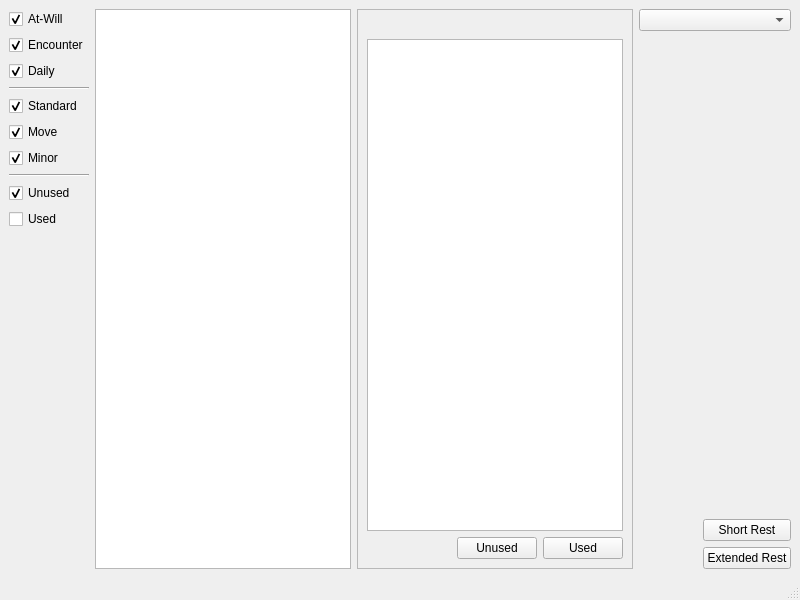
<?xml version="1.0" encoding="UTF-8"?>
<ui version="4.0">
 <class>MainWindow</class>
 <widget class="QMainWindow" name="MainWindow">
  <property name="geometry">
   <rect>
    <x>0</x>
    <y>0</y>
    <width>800</width>
    <height>600</height>
   </rect>
  </property>
  <property name="windowTitle">
   <string>PyDnD</string>
  </property>
  <widget class="QWidget" name="centralwidget">
   <layout class="QGridLayout" name="gridLayout">
    <item row="0" column="0" rowspan="6">
     <layout class="QVBoxLayout" name="verticalLayout">
      <item>
       <widget class="QCheckBox" name="atWillCheck">
        <property name="text">
         <string>At-Will</string>
        </property>
        <property name="checkable">
         <bool>true</bool>
        </property>
        <property name="checked">
         <bool>true</bool>
        </property>
       </widget>
      </item>
      <item>
       <widget class="QCheckBox" name="encounterCheck">
        <property name="text">
         <string>Encounter</string>
        </property>
        <property name="checkable">
         <bool>true</bool>
        </property>
        <property name="checked">
         <bool>true</bool>
        </property>
       </widget>
      </item>
      <item>
       <widget class="QCheckBox" name="dailyCheck">
        <property name="text">
         <string>Daily</string>
        </property>
        <property name="checkable">
         <bool>true</bool>
        </property>
        <property name="checked">
         <bool>true</bool>
        </property>
       </widget>
      </item>
      <item>
       <widget class="Line" name="line">
        <property name="orientation">
         <enum>Qt::Horizontal</enum>
        </property>
       </widget>
      </item>
      <item>
       <widget class="QCheckBox" name="standardCheck">
        <property name="text">
         <string>Standard</string>
        </property>
        <property name="checked">
         <bool>true</bool>
        </property>
       </widget>
      </item>
      <item>
       <widget class="QCheckBox" name="moveCheck">
        <property name="text">
         <string>Move</string>
        </property>
        <property name="checked">
         <bool>true</bool>
        </property>
       </widget>
      </item>
      <item>
       <widget class="QCheckBox" name="minorCheck">
        <property name="text">
         <string>Minor</string>
        </property>
        <property name="checked">
         <bool>true</bool>
        </property>
       </widget>
      </item>
      <item>
       <widget class="Line" name="line_2">
        <property name="orientation">
         <enum>Qt::Horizontal</enum>
        </property>
       </widget>
      </item>
      <item>
       <widget class="QCheckBox" name="unusedCheck">
        <property name="text">
         <string>Unused</string>
        </property>
        <property name="checked">
         <bool>true</bool>
        </property>
       </widget>
      </item>
      <item>
       <widget class="QCheckBox" name="usedCheck">
        <property name="text">
         <string>Used</string>
        </property>
       </widget>
      </item>
      <item>
       <spacer name="verticalSpacer">
        <property name="orientation">
         <enum>Qt::Vertical</enum>
        </property>
        <property name="sizeHint" stdset="0">
         <size>
          <width>20</width>
          <height>40</height>
         </size>
        </property>
       </spacer>
      </item>
     </layout>
    </item>
    <item row="0" column="3" rowspan="5" colspan="2">
     <layout class="QVBoxLayout" name="verticalLayout_2">
      <item>
       <widget class="QComboBox" name="weaponCombo">
        <property name="sizePolicy">
         <sizepolicy hsizetype="MinimumExpanding" vsizetype="Fixed">
          <horstretch>0</horstretch>
          <verstretch>0</verstretch>
         </sizepolicy>
        </property>
       </widget>
      </item>
      <item>
       <spacer name="verticalSpacer_2">
        <property name="orientation">
         <enum>Qt::Vertical</enum>
        </property>
        <property name="sizeHint" stdset="0">
         <size>
          <width>20</width>
          <height>40</height>
         </size>
        </property>
       </spacer>
      </item>
     </layout>
    </item>
    <item row="0" column="1" rowspan="6">
     <widget class="QListWidget" name="powersList">
      <property name="sizePolicy">
       <sizepolicy hsizetype="MinimumExpanding" vsizetype="Expanding">
        <horstretch>0</horstretch>
        <verstretch>0</verstretch>
       </sizepolicy>
      </property>
     </widget>
    </item>
    <item row="0" column="2" rowspan="6">
     <widget class="QFrame" name="powerFrame">
      <property name="sizePolicy">
       <sizepolicy hsizetype="MinimumExpanding" vsizetype="MinimumExpanding">
        <horstretch>0</horstretch>
        <verstretch>0</verstretch>
       </sizepolicy>
      </property>
      <property name="frameShape">
       <enum>QFrame::StyledPanel</enum>
      </property>
      <property name="frameShadow">
       <enum>QFrame::Raised</enum>
      </property>
      <layout class="QVBoxLayout" name="verticalLayout_3">
       <item>
        <widget class="QLabel" name="powerImageLabel">
         <property name="sizePolicy">
          <sizepolicy hsizetype="Preferred" vsizetype="Preferred">
           <horstretch>0</horstretch>
           <verstretch>0</verstretch>
          </sizepolicy>
         </property>
         <property name="text">
          <string/>
         </property>
         <property name="scaledContents">
          <bool>false</bool>
         </property>
        </widget>
       </item>
       <item>
        <widget class="QTextEdit" name="powerText">
         <property name="sizePolicy">
          <sizepolicy hsizetype="Preferred" vsizetype="MinimumExpanding">
           <horstretch>0</horstretch>
           <verstretch>0</verstretch>
          </sizepolicy>
         </property>
         <property name="readOnly">
          <bool>true</bool>
         </property>
        </widget>
       </item>
       <item>
        <layout class="QHBoxLayout" name="horizontalLayout">
         <item>
          <spacer name="horizontalSpacer">
           <property name="orientation">
            <enum>Qt::Horizontal</enum>
           </property>
           <property name="sizeHint" stdset="0">
            <size>
             <width>40</width>
             <height>20</height>
            </size>
           </property>
          </spacer>
         </item>
         <item>
          <widget class="QPushButton" name="unusedButton">
           <property name="text">
            <string>Unused</string>
           </property>
          </widget>
         </item>
         <item>
          <widget class="QPushButton" name="usedButton">
           <property name="text">
            <string>Used</string>
           </property>
          </widget>
         </item>
        </layout>
       </item>
      </layout>
     </widget>
    </item>
    <item row="5" column="4">
     <layout class="QVBoxLayout" name="verticalLayout_4">
      <item>
       <spacer name="verticalSpacer_3">
        <property name="orientation">
         <enum>Qt::Vertical</enum>
        </property>
        <property name="sizeHint" stdset="0">
         <size>
          <width>20</width>
          <height>40</height>
         </size>
        </property>
       </spacer>
      </item>
      <item>
       <widget class="QPushButton" name="shortRestButton">
        <property name="text">
         <string>Short Rest</string>
        </property>
       </widget>
      </item>
      <item>
       <widget class="QPushButton" name="extendedRestButton">
        <property name="text">
         <string>Extended Rest</string>
        </property>
       </widget>
      </item>
     </layout>
    </item>
    <item row="5" column="3">
     <spacer name="horizontalSpacer_2">
      <property name="orientation">
       <enum>Qt::Horizontal</enum>
      </property>
      <property name="sizeHint" stdset="0">
       <size>
        <width>40</width>
        <height>20</height>
       </size>
      </property>
     </spacer>
    </item>
   </layout>
  </widget>
  <widget class="QMenuBar" name="menubar">
   <property name="geometry">
    <rect>
     <x>0</x>
     <y>0</y>
     <width>800</width>
     <height>23</height>
    </rect>
   </property>
  </widget>
  <widget class="QStatusBar" name="statusbar"/>
 </widget>
 <resources/>
 <connections/>
</ui>
